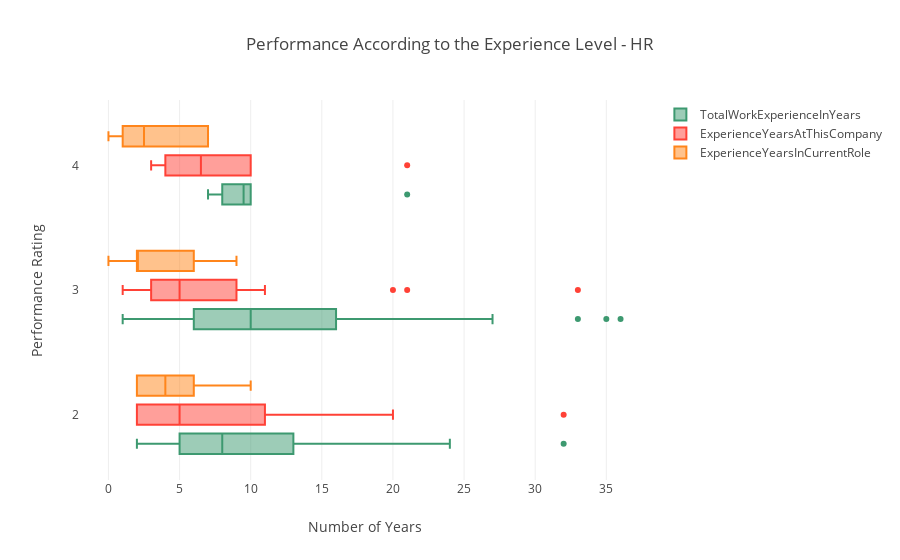

Notebook code cell kept with this figure:
### Markdown cell above
### (iv)  Performance Based to Experience level

### Code cell
data=[
    {
        'x':hr['TotalWorkExperienceInYears'],
        'y':hr['PerformanceRating'],
        'name':'TotalWorkExperienceInYears',
        'marker':{
            'color':'#3D9970'
        },
        'boxmean':False,
        'orientation':'h',
        'type':'box',
    },
    {
        'x':hr['ExperienceYearsAtThisCompany'],
        'y':hr['PerformanceRating'],
        'name':'ExperienceYearsAtThisCompany',
        'marker':{
            'color':'#FF4136',
        },
        'boxmean':False,
        'orientation':'h',
        'type':'box',
    },
    {
        'x':hr['ExperienceYearsInCurrentRole'],
        'y':hr['PerformanceRating'],
        'name':'ExperienceYearsInCurrentRole',
        'marker':{
            'color':'#FF851B',
        },
        'boxmean':False,
        'orientation':'h',
        'type':'box',
    }
]
layout={
    'xaxis':{
        'title':'Number of Years',
        'zeroline':False,
    },
    'yaxis':{
        'title':'Performance Rating',
        'zeroline':False,
    },
    'boxmode':'group',
    'title':'Performance According to the Experience Level - HR',
}

fig=go.Figure(data=data,layout=layout)

py.iplot(fig)

### Figure 1 — Plotly figure (JSON) as saved in the notebook; plotly's stock layout.template omitted (floating-point values rounded to 4 significant figures)
{"data": [{"boxmean": false, "marker": {"color": "#3D9970"}, "name": "TotalWorkExperienceInYears", "orientation": "h", "type": "box", "x": [23, 12, 8, 6, 6, 13, 7, 6, 24, 6, 5, 10, 14, 10, 36, 33, 21, 10, 8, 2, 21, 10, 27, 14, 8, 10, 9, 3, 6, 10, 19, 13, 2, 3, 1, 10, 1, 7, 35, 6, 9, 16, 7, 23, 8, 12, 7, 9, 4, 1, 11, 32, 10, 16], "y": [3, 3, 3, 3, 3, 3, 3, 3, 2, 2, 2, 4, 3, 3, 3, 3, 3, 3, 3, 2, 4, 3, 3, 3, 3, 3, 4, 2, 3, 2, 3, 2, 3, 3, 3, 4, 3, 3, 3, 3, 3, 3, 4, 3, 4, 3, 2, 2, 3, 3, 3, 2, 3, 3]}, {"boxmean": false, "marker": {"color": "#FF4136"}, "name": "ExperienceYearsAtThisCompany", "orientation": "h", "type": "box", "x": [21, 8, 5, 5, 5, 5, 4, 6, 20, 5, 5, 4, 10, 7, 7, 33, 20, 10, 3, 2, 21, 6, 5, 10, 2, 3, 5, 2, 4, 9, 10, 11, 1, 3, 1, 10, 1, 6, 10, 2, 9, 4, 3, 5, 8, 11, 2, 2, 3, 1, 3, 32, 2, 9], "y": [3, 3, 3, 3, 3, 3, 3, 3, 2, 2, 2, 4, 3, 3, 3, 3, 3, 3, 3, 2, 4, 3, 3, 3, 3, 3, 4, 2, 3, 2, 3, 2, 3, 3, 3, 4, 3, 3, 3, 3, 3, 3, 4, 3, 4, 3, 2, 2, 3, 3, 3, 2, 3, 3]}, {"boxmean": false, "marker": {"color": "#FF851B"}, "name": "ExperienceYearsInCurrentRole", "orientation": "h", "type": "box", "x": [6, 3, 2, 1, 4, 4, 3, 3, 6, 4, 4, 3, 9, 6, 3, 9, 7, 9, 2, 2, 7, 3, 2, 7, 2, 2, 0, 2, 2, 7, 0, 10, 0, 2, 0, 1, 0, 2, 9, 0, 0, 2, 2, 3, 7, 9, 2, 2, 2, 0, 2, 5, 2, 7], "y": [3, 3, 3, 3, 3, 3, 3, 3, 2, 2, 2, 4, 3, 3, 3, 3, 3, 3, 3, 2, 4, 3, 3, 3, 3, 3, 4, 2, 3, 2, 3, 2, 3, 3, 3, 4, 3, 3, 3, 3, 3, 3, 4, 3, 4, 3, 2, 2, 3, 3, 3, 2, 3, 3]}], "layout": {"boxmode": "group", "title": "Performance According to the Experience Level - HR", "xaxis": {"title": "Number of Years", "zeroline": false}, "yaxis": {"title": "Performance Rating", "zeroline": false}}}
